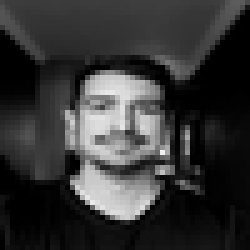
#> input picture Target/image10.png, 50 x 50 px (shown 5 times larger); its folder holds 4 pictures in this run
$ python backquerryfaces.py
#> lines starting #> are read from the running program, lines starting #| are printed output that depends on the picture
import numpy
# scipy.special for the sigmoid function expit()
import scipy.special
# library for plotting arrays
import matplotlib.pyplot

# helper to load data from PNG image files
import glob
from PIL import Image, ImageOps
import numpy
import imageio

# neural network class definition
class neuralNetwork:


    # initialise the neural network
    def __init__(self, inputnodes, hiddennodes, outputnodes, learningrate):
        # set number of nodes in each input, hidden, output layer
        self.inodes = inputnodes
        self.hnodes = hiddennodes
        self.onodes = outputnodes

        # link weight matrices, wih and who
        # weights inside the arrays are w_i_j, where link is from node i to node j in the next layer
        # w11 w21
        # w12 w22 etc
        self.wih = numpy.random.normal(0.0, pow(self.inodes, -0.5), (self.hnodes, self.inodes))
        self.who = numpy.random.normal(0.0, pow(self.hnodes, -0.5), (self.onodes, self.hnodes))

        # learning rate
        self.lr = learningrate

        # activation function is the sigmoid function
        self.activation_function = lambda x: scipy.special.expit(x)
        self.inverse_activation_function = lambda x: scipy.special.logit(x)

        pass


    # train the neural network
    def train(self, inputs_list, targets_list):
        # convert inputs list to 2d array
        inputs = numpy.array(inputs_list, ndmin=2).T
        targets = numpy.array(targets_list, ndmin=2).T

        # calculate signals into hidden layer
        hidden_inputs = numpy.dot(self.wih, inputs)
        # calculate the signals emerging from hidden layer
        hidden_outputs = self.activation_function(hidden_inputs)

        # calculate signals into final output layer
        final_inputs = numpy.dot(self.who, hidden_outputs)
        # calculate the signals emerging from final output layer
        final_outputs = self.activation_function(final_inputs)

        # output layer error is the (target - actual)
        output_errors = targets - final_outputs
        # hidden layer error is the output_errors, split by weights, recombined at hidden nodes
        hidden_errors = numpy.dot(self.who.T, output_errors)

        # update the weights for the links between the hidden and output layers
        self.who += self.lr * numpy.dot((output_errors * final_outputs * (1.0 - final_outputs)), numpy.transpose(hidden_outputs))

        # update the weights for the links between the input and hidden layers
        self.wih += self.lr * numpy.dot((hidden_errors * hidden_outputs * (1.0 - hidden_outputs)), numpy.transpose(inputs))

        pass


    # query the neural network
    def query(self, inputs_list):
        # convert inputs list to 2d array
        inputs = numpy.array(inputs_list, ndmin=2).T

        # calculate signals into hidden layer
        hidden_inputs = numpy.dot(self.wih, inputs)
        # calculate the signals emerging from hidden layer
        hidden_outputs = self.activation_function(hidden_inputs)

        # calculate signals into final output layer
        final_inputs = numpy.dot(self.who, hidden_outputs)
        # calculate the signals emerging from final output layer
        final_outputs = self.activation_function(final_inputs)

        return final_outputs


    # backquery the neural network
    # we'll use the same termnimology to each item,
    # eg target are the values at the right of the network, albeit used as input
    # eg hidden_output is the signal to the right of the middle nodes
    def backquery(self, targets_list):
        # transpose the targets list to a vertical array
        final_outputs = numpy.array(targets_list, ndmin=2).T

        # calculate the signal into the final output layer
        final_inputs = self.inverse_activation_function(final_outputs)

        # calculate the signal out of the hidden layer
        hidden_outputs = numpy.dot(self.who.T, final_inputs)
        # scale them back to 0.01 to .99
        hidden_outputs -= numpy.min(hidden_outputs)
        hidden_outputs /= numpy.max(hidden_outputs)
        hidden_outputs *= 0.98
        hidden_outputs += 0.01

        # calculate the signal into the hidden layer
        hidden_inputs = self.inverse_activation_function(hidden_outputs)

        # calculate the signal out of the input layer
        inputs = numpy.dot(self.wih.T, hidden_inputs)
        # scale them back to 0.01 to .99
        inputs -= numpy.min(inputs)
        inputs /= numpy.max(inputs)
        inputs *= 0.98
        inputs += 0.01

        return inputs

    # number of input, hidden and output nodes
input_nodes = 2500
hidden_nodes = 300
output_nodes = 2

# learning rate
learning_rate = 0.1

# create instance of neural network
n = neuralNetwork(input_nodes,hidden_nodes,output_nodes, learning_rate)

size = 50,50
training_data_list =[]

for file in glob.glob("/Users/rishabhsolanki/Desktop/Github/Machine learning/True_ID/Target/*"):
    img = Image.open(file)
#> img is the input picture: PIL image 50x50 L; min 0, max 240, mean 52.9
    img1= img.resize(size,1)
    gray_img = ImageOps.grayscale(img1)
    pixels = list(gray_img.getdata())
#> pixels = 2500 values, max 240 at index 1532, min 0 at index 149, mean 52.88
    pixels.insert(0,1)
    training_data_list.append(pixels)
#> pass 2 of the loop `for file in glob.glob("/Users/rishabhsolanki/Desktop/Github/Machine le..`:
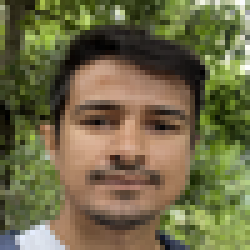
#> input picture Target/image12.png, 50 x 50 px (shown 5 times larger)
#> img is the input picture: PIL image 50x50 RGBA; mean R, G, B, A 111.4, 106.1, 70.8, 255
#> `gray_img = ImageOps.grayscale(img1)`:
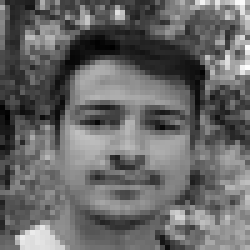
#> gray_img: PIL image 50x50 L (shown 5 times larger); min 0, max 255, mean 103.7
#> pixels = 2500 values, max 255 at index 699, min 0 at index 472, mean 103.7
#> pass 3 of the loop `for file in glob.glob("/Users/rishabhsolanki/Desktop/Github/Machine le..`:
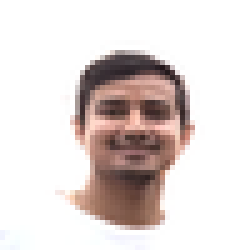
#> input picture Target/image2.png, 50 x 50 px (shown 5 times larger)
#> img is the input picture: PIL image 50x50 RGBA; mean R, G, B, A 226, 217, 214.9, 255
#> `gray_img = ImageOps.grayscale(img1)`:
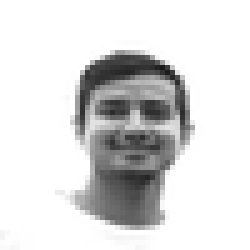
#> gray_img: PIL image 50x50 L (shown 5 times larger); min 25, max 255, mean 219.5
#> pixels = 2500 values, max 255 at index 0, min 25 at index 682, mean 219.5
#> the loop made 4 passes; the first 3 are shown

for file in glob.glob("/Users/rishabhsolanki/Desktop/Github/Machine learning/True_ID/Training_set/*"):
    img = Image.open(file)
    img1= img.resize(size,1)
    gray_img = ImageOps.grayscale(img1)
    pixels = list(gray_img.getdata())
    pixels.insert(0,0)
    training_data_list.append(pixels)


# train the neural network

# epochs is the number of times the training data set is used for training
epochs = 20
#> epochs = 20

for e in range(epochs):
    # go through all records in the training data set
    for record in training_data_list:
        # access the values in training list
        all_values = record[:][0:]
        # scale and shift the inputs
        inputs = (numpy.asfarray(all_values[1:]) / 255.0 * 0.99) + 0.01
        # create the target output values (all 0.01, except the desired label which is 0.99)
        targets = numpy.zeros(output_nodes) + 0.01
        # all_values[0] is the target label for this record
        targets[int(all_values[0])] = 0.99
        n.train(inputs, targets)
        pass
    pass

# run the network backwards, given a label, see what image it produces

# label to test
label = 1  # put your testing number here
# create the output signals for this label
targets = numpy.zeros(output_nodes) + 0.01
#> targets = [0.01, 0.01]
# all_values[0] is the target label for this record
targets[label] = 0.99
print(targets)
#| [0.01 0.99]

# get image data
image_data = n.backquery(targets)

# plot image data
matplotlib.pyplot.imshow(image_data.reshape(50,50), cmap='Greys', interpolation='None')
matplotlib.pyplot.savefig("result1.png")
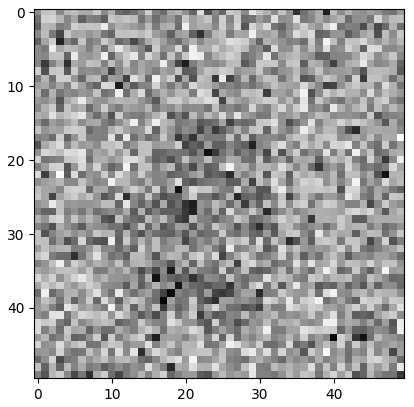
#> figure drawn by matplotlib, 1 panel
